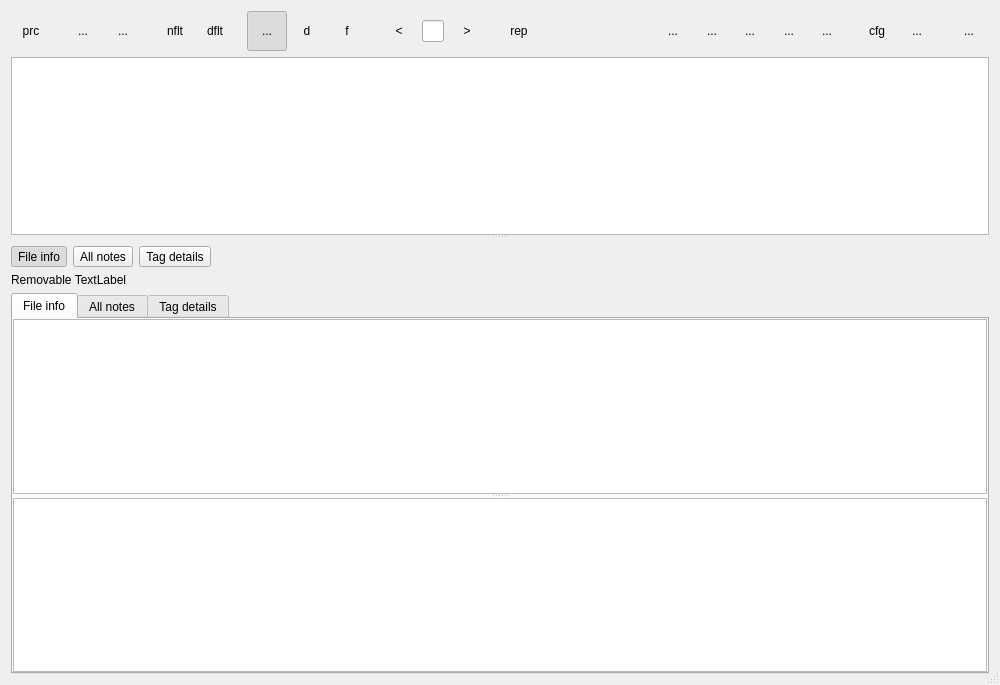
<ui version="4.0" >
 <class>MainFormDlg</class>
 <widget class="QDialog" name="MainFormDlg" >
  <property name="geometry" >
   <rect>
    <x>0</x>
    <y>0</y>
    <width>1000</width>
    <height>685</height>
   </rect>
  </property>
  <property name="minimumSize" >
   <size>
    <width>630</width>
    <height>440</height>
   </size>
  </property>
  <property name="windowTitle" >
   <string>Dialog</string>
  </property>
  <property name="sizeGripEnabled" >
   <bool>true</bool>
  </property>
  <layout class="QVBoxLayout" >
   <item>
    <widget class="QWidget" native="1" name="widget_7" >
     <layout class="QHBoxLayout" >
      <property name="spacing" >
       <number>12</number>
      </property>
      <property name="leftMargin" >
       <number>0</number>
      </property>
      <property name="topMargin" >
       <number>0</number>
      </property>
      <property name="rightMargin" >
       <number>0</number>
      </property>
      <property name="bottomMargin" >
       <number>0</number>
      </property>
      <item>
       <widget class="QToolButton" name="m_pScanB" >
        <property name="minimumSize" >
         <size>
          <width>40</width>
          <height>40</height>
         </size>
        </property>
        <property name="maximumSize" >
         <size>
          <width>40</width>
          <height>40</height>
         </size>
        </property>
        <property name="focusPolicy" >
         <enum>Qt::NoFocus</enum>
        </property>
        <property name="toolTip" >
         <string>Scan folders for MP3 files [Ctrl+S]</string>
        </property>
        <property name="text" >
         <string>prc</string>
        </property>
        <property name="icon" >
         <iconset resource="Mp3Diags.qrc" >:/images/scan.svg</iconset>
        </property>
        <property name="iconSize" >
         <size>
          <width>36</width>
          <height>36</height>
         </size>
        </property>
        <property name="shortcut" >
         <string>Ctrl+S</string>
        </property>
        <property name="autoRaise" >
         <bool>true</bool>
        </property>
       </widget>
      </item>
      <item>
       <widget class="QWidget" native="1" name="m_pOptBtn1W" >
        <layout class="QHBoxLayout" >
         <property name="spacing" >
          <number>0</number>
         </property>
         <property name="leftMargin" >
          <number>0</number>
         </property>
         <property name="topMargin" >
          <number>0</number>
         </property>
         <property name="rightMargin" >
          <number>0</number>
         </property>
         <property name="bottomMargin" >
          <number>0</number>
         </property>
         <item>
          <widget class="QToolButton" name="m_pSessionsB" >
           <property name="minimumSize" >
            <size>
             <width>40</width>
             <height>40</height>
            </size>
           </property>
           <property name="maximumSize" >
            <size>
             <width>40</width>
             <height>40</height>
            </size>
           </property>
           <property name="focusPolicy" >
            <enum>Qt::NoFocus</enum>
           </property>
           <property name="toolTip" >
            <string>Close this window and open the Session editor</string>
           </property>
           <property name="text" >
            <string>...</string>
           </property>
           <property name="icon" >
            <iconset resource="Mp3Diags.qrc" >:/images/session.svg</iconset>
           </property>
           <property name="iconSize" >
            <size>
             <width>36</width>
             <height>36</height>
            </size>
           </property>
           <property name="autoRaise" >
            <bool>true</bool>
           </property>
          </widget>
         </item>
         <item>
          <widget class="QToolButton" name="m_pExportB" >
           <property name="minimumSize" >
            <size>
             <width>40</width>
             <height>40</height>
            </size>
           </property>
           <property name="maximumSize" >
            <size>
             <width>40</width>
             <height>40</height>
            </size>
           </property>
           <property name="focusPolicy" >
            <enum>Qt::NoFocus</enum>
           </property>
           <property name="toolTip" >
            <string>Export ...</string>
           </property>
           <property name="text" >
            <string>...</string>
           </property>
           <property name="icon" >
            <iconset resource="Mp3Diags.qrc" >:/images/export.svg</iconset>
           </property>
           <property name="iconSize" >
            <size>
             <width>36</width>
             <height>36</height>
            </size>
           </property>
           <property name="autoRaise" >
            <bool>true</bool>
           </property>
          </widget>
         </item>
        </layout>
       </widget>
      </item>
      <item>
       <widget class="QWidget" native="1" name="widget_5" >
        <layout class="QHBoxLayout" >
         <property name="spacing" >
          <number>0</number>
         </property>
         <property name="leftMargin" >
          <number>0</number>
         </property>
         <property name="topMargin" >
          <number>0</number>
         </property>
         <property name="rightMargin" >
          <number>0</number>
         </property>
         <property name="bottomMargin" >
          <number>0</number>
         </property>
         <item>
          <widget class="QToolButton" name="m_pNoteFilterB" >
           <property name="minimumSize" >
            <size>
             <width>40</width>
             <height>40</height>
            </size>
           </property>
           <property name="maximumSize" >
            <size>
             <width>40</width>
             <height>40</height>
            </size>
           </property>
           <property name="focusPolicy" >
            <enum>Qt::NoFocus</enum>
           </property>
           <property name="toolTip" >
            <string>Filter by notes</string>
           </property>
           <property name="text" >
            <string>nflt</string>
           </property>
           <property name="icon" >
            <iconset resource="Mp3Diags.qrc" >:/images/filter-note.svg</iconset>
           </property>
           <property name="iconSize" >
            <size>
             <width>36</width>
             <height>36</height>
            </size>
           </property>
           <property name="checkable" >
            <bool>true</bool>
           </property>
           <property name="checked" >
            <bool>false</bool>
           </property>
           <property name="autoRaise" >
            <bool>true</bool>
           </property>
          </widget>
         </item>
         <item>
          <widget class="QToolButton" name="m_pDirFilterB" >
           <property name="minimumSize" >
            <size>
             <width>40</width>
             <height>40</height>
            </size>
           </property>
           <property name="maximumSize" >
            <size>
             <width>40</width>
             <height>40</height>
            </size>
           </property>
           <property name="focusPolicy" >
            <enum>Qt::NoFocus</enum>
           </property>
           <property name="toolTip" >
            <string>Filter by folders</string>
           </property>
           <property name="text" >
            <string>dflt</string>
           </property>
           <property name="icon" >
            <iconset resource="Mp3Diags.qrc" >:/images/filter-folder.svg</iconset>
           </property>
           <property name="iconSize" >
            <size>
             <width>36</width>
             <height>36</height>
            </size>
           </property>
           <property name="checkable" >
            <bool>true</bool>
           </property>
           <property name="checked" >
            <bool>false</bool>
           </property>
           <property name="autoRaise" >
            <bool>true</bool>
           </property>
          </widget>
         </item>
        </layout>
       </widget>
      </item>
      <item>
       <widget class="QWidget" native="1" name="widget_2" >
        <layout class="QHBoxLayout" >
         <property name="spacing" >
          <number>0</number>
         </property>
         <property name="leftMargin" >
          <number>0</number>
         </property>
         <property name="topMargin" >
          <number>0</number>
         </property>
         <property name="rightMargin" >
          <number>0</number>
         </property>
         <property name="bottomMargin" >
          <number>0</number>
         </property>
         <item>
          <widget class="QToolButton" name="m_pModeAllB" >
           <property name="minimumSize" >
            <size>
             <width>40</width>
             <height>40</height>
            </size>
           </property>
           <property name="maximumSize" >
            <size>
             <width>40</width>
             <height>40</height>
            </size>
           </property>
           <property name="focusPolicy" >
            <enum>Qt::NoFocus</enum>
           </property>
           <property name="toolTip" >
            <string>Show the full list of files (after applying the filters)</string>
           </property>
           <property name="text" >
            <string>...</string>
           </property>
           <property name="icon" >
            <iconset resource="Mp3Diags.qrc" >:/images/mode_all.svg</iconset>
           </property>
           <property name="iconSize" >
            <size>
             <width>36</width>
             <height>36</height>
            </size>
           </property>
           <property name="checkable" >
            <bool>true</bool>
           </property>
           <property name="checked" >
            <bool>true</bool>
           </property>
           <property name="autoExclusive" >
            <bool>true</bool>
           </property>
           <property name="autoRaise" >
            <bool>true</bool>
           </property>
          </widget>
         </item>
         <item>
          <widget class="QToolButton" name="m_pModeAlbumB" >
           <property name="minimumSize" >
            <size>
             <width>40</width>
             <height>40</height>
            </size>
           </property>
           <property name="maximumSize" >
            <size>
             <width>40</width>
             <height>40</height>
            </size>
           </property>
           <property name="focusPolicy" >
            <enum>Qt::NoFocus</enum>
           </property>
           <property name="toolTip" >
            <string>Show one album (i.e. folder) at a time</string>
           </property>
           <property name="text" >
            <string>d</string>
           </property>
           <property name="icon" >
            <iconset resource="Mp3Diags.qrc" >:/images/mode_album.svg</iconset>
           </property>
           <property name="iconSize" >
            <size>
             <width>36</width>
             <height>36</height>
            </size>
           </property>
           <property name="checkable" >
            <bool>true</bool>
           </property>
           <property name="autoExclusive" >
            <bool>true</bool>
           </property>
           <property name="autoRaise" >
            <bool>true</bool>
           </property>
          </widget>
         </item>
         <item>
          <widget class="QToolButton" name="m_pModeSongB" >
           <property name="minimumSize" >
            <size>
             <width>40</width>
             <height>40</height>
            </size>
           </property>
           <property name="maximumSize" >
            <size>
             <width>40</width>
             <height>40</height>
            </size>
           </property>
           <property name="focusPolicy" >
            <enum>Qt::NoFocus</enum>
           </property>
           <property name="toolTip" >
            <string>Show one song at a time</string>
           </property>
           <property name="text" >
            <string>f</string>
           </property>
           <property name="icon" >
            <iconset resource="Mp3Diags.qrc" >:/images/mode_file.svg</iconset>
           </property>
           <property name="iconSize" >
            <size>
             <width>36</width>
             <height>36</height>
            </size>
           </property>
           <property name="checkable" >
            <bool>true</bool>
           </property>
           <property name="checked" >
            <bool>false</bool>
           </property>
           <property name="autoExclusive" >
            <bool>true</bool>
           </property>
           <property name="autoRaise" >
            <bool>true</bool>
           </property>
          </widget>
         </item>
        </layout>
       </widget>
      </item>
      <item>
       <widget class="QWidget" native="1" name="widget_3" >
        <layout class="QHBoxLayout" >
         <property name="spacing" >
          <number>3</number>
         </property>
         <property name="leftMargin" >
          <number>0</number>
         </property>
         <property name="topMargin" >
          <number>0</number>
         </property>
         <property name="rightMargin" >
          <number>0</number>
         </property>
         <property name="bottomMargin" >
          <number>0</number>
         </property>
         <item>
          <widget class="QToolButton" name="m_pPrevB" >
           <property name="minimumSize" >
            <size>
             <width>40</width>
             <height>40</height>
            </size>
           </property>
           <property name="maximumSize" >
            <size>
             <width>40</width>
             <height>40</height>
            </size>
           </property>
           <property name="focusPolicy" >
            <enum>Qt::NoFocus</enum>
           </property>
           <property name="toolTip" >
            <string>Previous [Ctrl+P]</string>
           </property>
           <property name="text" >
            <string>&lt;</string>
           </property>
           <property name="icon" >
            <iconset resource="Mp3Diags.qrc" >:/images/go-previous.svg</iconset>
           </property>
           <property name="iconSize" >
            <size>
             <width>36</width>
             <height>36</height>
            </size>
           </property>
           <property name="shortcut" >
            <string>Ctrl+P</string>
           </property>
           <property name="autoRaise" >
            <bool>true</bool>
           </property>
           <property name="arrowType" >
            <enum>Qt::NoArrow</enum>
           </property>
          </widget>
         </item>
         <item>
          <widget class="QLineEdit" name="m_pCrtDirE" >
           <property name="toolTip" >
            <string>Folder</string>
           </property>
           <property name="readOnly" >
            <bool>true</bool>
           </property>
          </widget>
         </item>
         <item>
          <widget class="QToolButton" name="m_pNextB" >
           <property name="minimumSize" >
            <size>
             <width>40</width>
             <height>40</height>
            </size>
           </property>
           <property name="maximumSize" >
            <size>
             <width>40</width>
             <height>40</height>
            </size>
           </property>
           <property name="focusPolicy" >
            <enum>Qt::NoFocus</enum>
           </property>
           <property name="toolTip" >
            <string>Next [Ctrl+N]</string>
           </property>
           <property name="text" >
            <string>></string>
           </property>
           <property name="icon" >
            <iconset resource="Mp3Diags.qrc" >:/images/go-next.svg</iconset>
           </property>
           <property name="iconSize" >
            <size>
             <width>36</width>
             <height>36</height>
            </size>
           </property>
           <property name="shortcut" >
            <string>Ctrl+N</string>
           </property>
           <property name="autoRaise" >
            <bool>true</bool>
           </property>
           <property name="arrowType" >
            <enum>Qt::NoArrow</enum>
           </property>
          </widget>
         </item>
        </layout>
       </widget>
      </item>
      <item>
       <widget class="QWidget" native="1" name="widget_4" >
        <layout class="QHBoxLayout" >
         <property name="spacing" >
          <number>0</number>
         </property>
         <property name="leftMargin" >
          <number>0</number>
         </property>
         <property name="topMargin" >
          <number>0</number>
         </property>
         <property name="rightMargin" >
          <number>0</number>
         </property>
         <property name="bottomMargin" >
          <number>0</number>
         </property>
         <item>
          <widget class="QToolButton" name="m_pTransformB" >
           <property name="minimumSize" >
            <size>
             <width>40</width>
             <height>40</height>
            </size>
           </property>
           <property name="maximumSize" >
            <size>
             <width>40</width>
             <height>40</height>
            </size>
           </property>
           <property name="focusPolicy" >
            <enum>Qt::NoFocus</enum>
           </property>
           <property name="toolTip" >
            <string>Apply a single transformation</string>
           </property>
           <property name="text" >
            <string>rep</string>
           </property>
           <property name="icon" >
            <iconset resource="Mp3Diags.qrc" >:/images/transform.svg</iconset>
           </property>
           <property name="iconSize" >
            <size>
             <width>36</width>
             <height>36</height>
            </size>
           </property>
           <property name="autoRaise" >
            <bool>true</bool>
           </property>
          </widget>
         </item>
         <item>
          <widget class="QToolButton" name="m_pCustomTransform1B" >
           <property name="minimumSize" >
            <size>
             <width>40</width>
             <height>40</height>
            </size>
           </property>
           <property name="maximumSize" >
            <size>
             <width>40</width>
             <height>40</height>
            </size>
           </property>
           <property name="focusPolicy" >
            <enum>Qt::NoFocus</enum>
           </property>
           <property name="toolTip" >
            <string>Apply custom set of transforms #1</string>
           </property>
           <property name="text" >
            <string/>
           </property>
           <property name="icon" >
            <iconset resource="Mp3Diags.qrc" >:/images/transform1.svg</iconset>
           </property>
           <property name="iconSize" >
            <size>
             <width>36</width>
             <height>36</height>
            </size>
           </property>
           <property name="autoRaise" >
            <bool>true</bool>
           </property>
          </widget>
         </item>
         <item>
          <widget class="QToolButton" name="m_pCustomTransform2B" >
           <property name="minimumSize" >
            <size>
             <width>40</width>
             <height>40</height>
            </size>
           </property>
           <property name="maximumSize" >
            <size>
             <width>40</width>
             <height>40</height>
            </size>
           </property>
           <property name="focusPolicy" >
            <enum>Qt::NoFocus</enum>
           </property>
           <property name="toolTip" >
            <string>Apply custom set of transforms #2</string>
           </property>
           <property name="text" >
            <string/>
           </property>
           <property name="icon" >
            <iconset resource="Mp3Diags.qrc" >:/images/transform2.svg</iconset>
           </property>
           <property name="iconSize" >
            <size>
             <width>36</width>
             <height>36</height>
            </size>
           </property>
           <property name="autoRaise" >
            <bool>true</bool>
           </property>
          </widget>
         </item>
         <item>
          <widget class="QToolButton" name="m_pCustomTransform3B" >
           <property name="minimumSize" >
            <size>
             <width>40</width>
             <height>40</height>
            </size>
           </property>
           <property name="maximumSize" >
            <size>
             <width>40</width>
             <height>40</height>
            </size>
           </property>
           <property name="focusPolicy" >
            <enum>Qt::NoFocus</enum>
           </property>
           <property name="toolTip" >
            <string>Apply custom set of transforms #3</string>
           </property>
           <property name="text" >
            <string/>
           </property>
           <property name="icon" >
            <iconset resource="Mp3Diags.qrc" >:/images/transform3.svg</iconset>
           </property>
           <property name="iconSize" >
            <size>
             <width>36</width>
             <height>36</height>
            </size>
           </property>
           <property name="autoRaise" >
            <bool>true</bool>
           </property>
          </widget>
         </item>
         <item>
          <widget class="QToolButton" name="m_pCustomTransform4B" >
           <property name="minimumSize" >
            <size>
             <width>40</width>
             <height>40</height>
            </size>
           </property>
           <property name="maximumSize" >
            <size>
             <width>40</width>
             <height>40</height>
            </size>
           </property>
           <property name="focusPolicy" >
            <enum>Qt::NoFocus</enum>
           </property>
           <property name="text" >
            <string>...</string>
           </property>
           <property name="icon" >
            <iconset resource="Mp3Diags.qrc" >:/images/transform4.svg</iconset>
           </property>
           <property name="iconSize" >
            <size>
             <width>36</width>
             <height>36</height>
            </size>
           </property>
           <property name="autoRaise" >
            <bool>true</bool>
           </property>
          </widget>
         </item>
         <item>
          <widget class="QToolButton" name="m_pTagEdtB" >
           <property name="minimumSize" >
            <size>
             <width>40</width>
             <height>40</height>
            </size>
           </property>
           <property name="maximumSize" >
            <size>
             <width>40</width>
             <height>40</height>
            </size>
           </property>
           <property name="focusPolicy" >
            <enum>Qt::NoFocus</enum>
           </property>
           <property name="toolTip" >
            <string>Tag editor</string>
           </property>
           <property name="text" >
            <string>...</string>
           </property>
           <property name="icon" >
            <iconset resource="Mp3Diags.qrc" >:/images/tag_editor.svg</iconset>
           </property>
           <property name="iconSize" >
            <size>
             <width>36</width>
             <height>36</height>
            </size>
           </property>
           <property name="autoRaise" >
            <bool>true</bool>
           </property>
          </widget>
         </item>
         <item>
          <widget class="QToolButton" name="m_pNormalizeB" >
           <property name="minimumSize" >
            <size>
             <width>40</width>
             <height>40</height>
            </size>
           </property>
           <property name="maximumSize" >
            <size>
             <width>40</width>
             <height>40</height>
            </size>
           </property>
           <property name="focusPolicy" >
            <enum>Qt::NoFocus</enum>
           </property>
           <property name="toolTip" >
            <string>Normalize</string>
           </property>
           <property name="text" >
            <string>...</string>
           </property>
           <property name="icon" >
            <iconset resource="Mp3Diags.qrc" >:/images/normalize.svg</iconset>
           </property>
           <property name="iconSize" >
            <size>
             <width>36</width>
             <height>36</height>
            </size>
           </property>
           <property name="autoRaise" >
            <bool>true</bool>
           </property>
          </widget>
         </item>
         <item>
          <widget class="QToolButton" name="m_pReloadB" >
           <property name="minimumSize" >
            <size>
             <width>40</width>
             <height>40</height>
            </size>
           </property>
           <property name="maximumSize" >
            <size>
             <width>40</width>
             <height>40</height>
            </size>
           </property>
           <property name="focusPolicy" >
            <enum>Qt::NoFocus</enum>
           </property>
           <property name="toolTip" >
            <string>Reload</string>
           </property>
           <property name="text" >
            <string>...</string>
           </property>
           <property name="icon" >
            <iconset resource="Mp3Diags.qrc" >:/images/edit-undo.svg</iconset>
           </property>
           <property name="iconSize" >
            <size>
             <width>36</width>
             <height>36</height>
            </size>
           </property>
           <property name="autoRaise" >
            <bool>true</bool>
           </property>
          </widget>
         </item>
         <item>
          <widget class="QToolButton" name="m_pRenameFilesB" >
           <property name="minimumSize" >
            <size>
             <width>40</width>
             <height>40</height>
            </size>
           </property>
           <property name="maximumSize" >
            <size>
             <width>40</width>
             <height>40</height>
            </size>
           </property>
           <property name="focusPolicy" >
            <enum>Qt::NoFocus</enum>
           </property>
           <property name="toolTip" >
            <string>Rename files</string>
           </property>
           <property name="text" >
            <string>...</string>
           </property>
           <property name="icon" >
            <iconset resource="Mp3Diags.qrc" >:/images/file-rename.svg</iconset>
           </property>
           <property name="iconSize" >
            <size>
             <width>36</width>
             <height>36</height>
            </size>
           </property>
           <property name="autoRaise" >
            <bool>true</bool>
           </property>
          </widget>
         </item>
        </layout>
       </widget>
      </item>
      <item>
       <widget class="QWidget" native="1" name="widget_6" >
        <layout class="QHBoxLayout" >
         <property name="spacing" >
          <number>0</number>
         </property>
         <property name="leftMargin" >
          <number>0</number>
         </property>
         <property name="topMargin" >
          <number>0</number>
         </property>
         <property name="rightMargin" >
          <number>0</number>
         </property>
         <property name="bottomMargin" >
          <number>0</number>
         </property>
         <item>
          <widget class="QToolButton" name="m_pConfigB" >
           <property name="minimumSize" >
            <size>
             <width>40</width>
             <height>40</height>
            </size>
           </property>
           <property name="maximumSize" >
            <size>
             <width>40</width>
             <height>40</height>
            </size>
           </property>
           <property name="focusPolicy" >
            <enum>Qt::NoFocus</enum>
           </property>
           <property name="toolTip" >
            <string>Settings</string>
           </property>
           <property name="text" >
            <string>cfg</string>
           </property>
           <property name="icon" >
            <iconset resource="Mp3Diags.qrc" >:/images/configure.svg</iconset>
           </property>
           <property name="iconSize" >
            <size>
             <width>36</width>
             <height>36</height>
            </size>
           </property>
           <property name="autoRaise" >
            <bool>true</bool>
           </property>
          </widget>
         </item>
         <item>
          <widget class="QToolButton" name="m_pDebugB" >
           <property name="minimumSize" >
            <size>
             <width>40</width>
             <height>40</height>
            </size>
           </property>
           <property name="maximumSize" >
            <size>
             <width>40</width>
             <height>40</height>
            </size>
           </property>
           <property name="focusPolicy" >
            <enum>Qt::NoFocus</enum>
           </property>
           <property name="toolTip" >
            <string>Debug</string>
           </property>
           <property name="text" >
            <string>...</string>
           </property>
           <property name="icon" >
            <iconset resource="Mp3Diags.qrc" >:/images/debug.svg</iconset>
           </property>
           <property name="iconSize" >
            <size>
             <width>36</width>
             <height>36</height>
            </size>
           </property>
           <property name="autoRaise" >
            <bool>true</bool>
           </property>
          </widget>
         </item>
        </layout>
       </widget>
      </item>
      <item>
       <widget class="QToolButton" name="m_pAboutB" >
        <property name="minimumSize" >
         <size>
          <width>40</width>
          <height>40</height>
         </size>
        </property>
        <property name="maximumSize" >
         <size>
          <width>40</width>
          <height>40</height>
         </size>
        </property>
        <property name="focusPolicy" >
         <enum>Qt::NoFocus</enum>
        </property>
        <property name="toolTip" >
         <string>About</string>
        </property>
        <property name="text" >
         <string>...</string>
        </property>
        <property name="icon" >
         <iconset resource="Mp3Diags.qrc" >:/images/about.svg</iconset>
        </property>
        <property name="iconSize" >
         <size>
          <width>36</width>
          <height>36</height>
         </size>
        </property>
        <property name="autoRaise" >
         <bool>true</bool>
        </property>
       </widget>
      </item>
     </layout>
    </widget>
   </item>
   <item>
    <widget class="QSplitter" name="m_pMainSplitter" >
     <property name="orientation" >
      <enum>Qt::Vertical</enum>
     </property>
     <widget class="QTableView" name="m_pFilesG" >
      <property name="tabKeyNavigation" >
       <bool>false</bool>
      </property>
      <property name="selectionMode" >
       <enum>QAbstractItemView::ExtendedSelection</enum>
      </property>
     </widget>
     <widget class="QWidget" native="1" name="widget" >
      <layout class="QVBoxLayout" >
       <property name="leftMargin" >
        <number>0</number>
       </property>
       <property name="topMargin" >
        <number>0</number>
       </property>
       <property name="rightMargin" >
        <number>0</number>
       </property>
       <property name="bottomMargin" >
        <number>0</number>
       </property>
       <item>
        <widget class="QWidget" native="1" name="m_pSpacing01W" >
         <property name="minimumSize" >
          <size>
           <width>0</width>
           <height>1</height>
          </size>
         </property>
         <layout class="QHBoxLayout" >
          <property name="leftMargin" >
           <number>0</number>
          </property>
          <property name="topMargin" >
           <number>0</number>
          </property>
          <property name="rightMargin" >
           <number>0</number>
          </property>
          <property name="bottomMargin" >
           <number>0</number>
          </property>
         </layout>
        </widget>
       </item>
       <item>
        <widget class="QWidget" native="1" name="m_pLowerHalfBtnW" >
         <layout class="QHBoxLayout" >
          <property name="leftMargin" >
           <number>0</number>
          </property>
          <property name="topMargin" >
           <number>0</number>
          </property>
          <property name="rightMargin" >
           <number>0</number>
          </property>
          <property name="bottomMargin" >
           <number>0</number>
          </property>
          <item>
           <widget class="QToolButton" name="m_pViewFileInfoB" >
            <property name="text" >
             <string>File info</string>
            </property>
            <property name="checkable" >
             <bool>true</bool>
            </property>
            <property name="checked" >
             <bool>true</bool>
            </property>
           </widget>
          </item>
          <item>
           <widget class="QToolButton" name="m_pViewAllNotesB" >
            <property name="text" >
             <string>All notes</string>
            </property>
            <property name="checkable" >
             <bool>true</bool>
            </property>
           </widget>
          </item>
          <item>
           <widget class="QToolButton" name="m_pViewTagDetailsB" >
            <property name="text" >
             <string>Tag details</string>
            </property>
            <property name="checkable" >
             <bool>true</bool>
            </property>
           </widget>
          </item>
          <item>
           <spacer>
            <property name="orientation" >
             <enum>Qt::Horizontal</enum>
            </property>
            <property name="sizeHint" >
             <size>
              <width>40</width>
              <height>20</height>
             </size>
            </property>
           </spacer>
          </item>
         </layout>
        </widget>
       </item>
       <item>
        <widget class="QWidget" native="1" name="m_pLowerHalfTablesW" >
         <property name="sizePolicy" >
          <sizepolicy vsizetype="Expanding" hsizetype="Preferred" >
           <horstretch>0</horstretch>
           <verstretch>10</verstretch>
          </sizepolicy>
         </property>
         <layout class="QHBoxLayout" >
          <property name="leftMargin" >
           <number>0</number>
          </property>
          <property name="topMargin" >
           <number>0</number>
          </property>
          <property name="rightMargin" >
           <number>0</number>
          </property>
          <property name="bottomMargin" >
           <number>0</number>
          </property>
          <item>
           <widget class="QLabel" name="m_pRemovableL" >
            <property name="text" >
             <string>Removable TextLabel</string>
            </property>
           </widget>
          </item>
         </layout>
        </widget>
       </item>
       <item>
        <widget class="QTabWidget" name="m_pDetailsTabWidget" >
         <property name="currentIndex" >
          <number>0</number>
         </property>
         <widget class="QWidget" name="m_pFileInfoTab" >
          <attribute name="title" >
           <string>File info</string>
          </attribute>
          <layout class="QVBoxLayout" >
           <property name="leftMargin" >
            <number>0</number>
           </property>
           <property name="topMargin" >
            <number>0</number>
           </property>
           <property name="rightMargin" >
            <number>0</number>
           </property>
           <property name="bottomMargin" >
            <number>0</number>
           </property>
           <item>
            <widget class="QSplitter" name="m_pLowerSplitter" >
             <property name="orientation" >
              <enum>Qt::Vertical</enum>
             </property>
             <widget class="QTableView" name="m_pNotesG" >
              <property name="tabKeyNavigation" >
               <bool>false</bool>
              </property>
              <property name="selectionMode" >
               <enum>QAbstractItemView::ExtendedSelection</enum>
              </property>
              <property name="selectionBehavior" >
               <enum>QAbstractItemView::SelectRows</enum>
              </property>
             </widget>
             <widget class="QTableView" name="m_pStreamsG" >
              <property name="tabKeyNavigation" >
               <bool>false</bool>
              </property>
              <property name="selectionBehavior" >
               <enum>QAbstractItemView::SelectRows</enum>
              </property>
             </widget>
            </widget>
           </item>
          </layout>
         </widget>
         <widget class="QWidget" name="m_pAllNotesTab" >
          <attribute name="title" >
           <string>All notes</string>
          </attribute>
          <layout class="QHBoxLayout" >
           <property name="leftMargin" >
            <number>0</number>
           </property>
           <property name="topMargin" >
            <number>0</number>
           </property>
           <property name="rightMargin" >
            <number>0</number>
           </property>
           <property name="bottomMargin" >
            <number>0</number>
           </property>
           <item>
            <widget class="QTableView" name="m_pUniqueNotesG" >
             <property name="selectionMode" >
              <enum>QAbstractItemView::NoSelection</enum>
             </property>
            </widget>
           </item>
          </layout>
         </widget>
         <widget class="QWidget" name="m_pTagDetailsTab" >
          <attribute name="title" >
           <string>Tag details</string>
          </attribute>
         </widget>
        </widget>
       </item>
      </layout>
     </widget>
    </widget>
   </item>
  </layout>
 </widget>
 <resources>
  <include location="Mp3Diags.qrc" />
 </resources>
 <connections/>
</ui>
